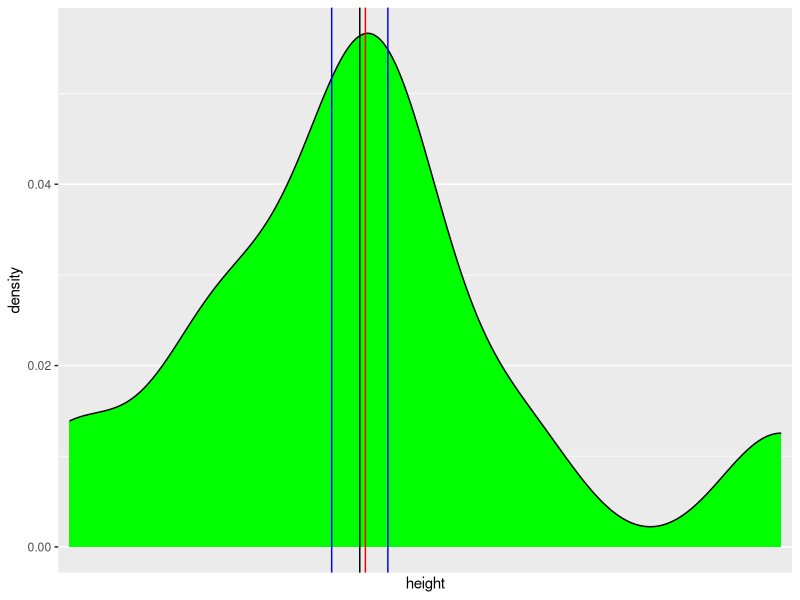
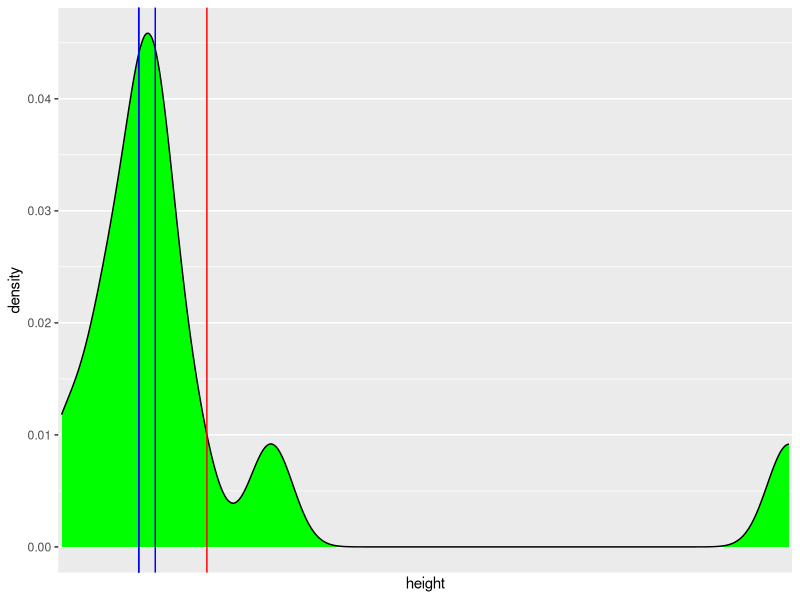
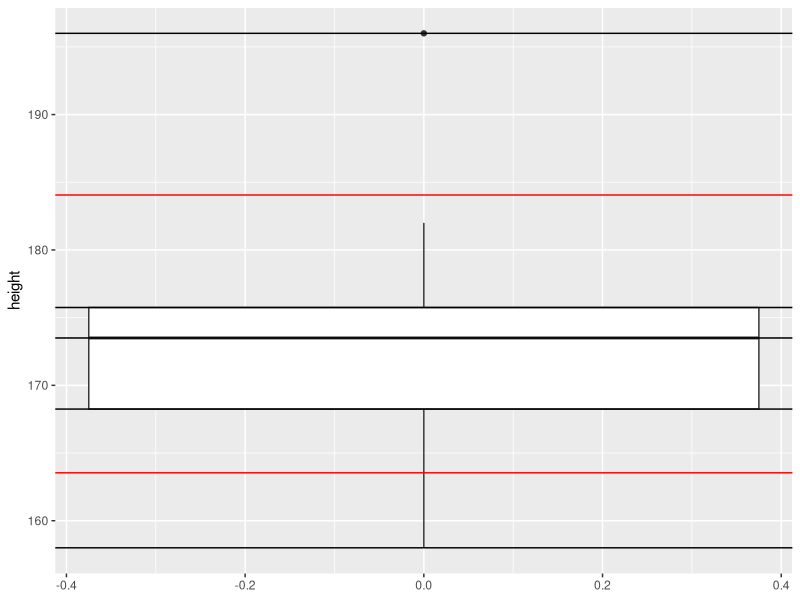
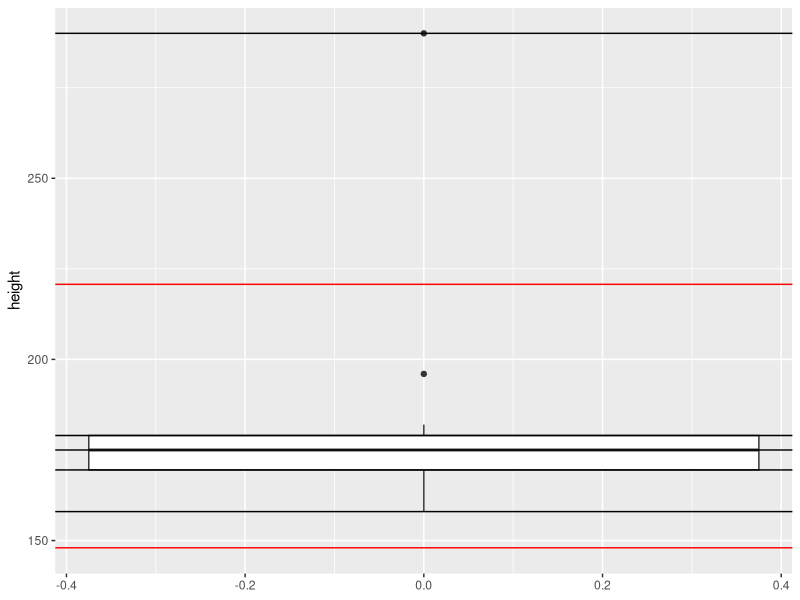
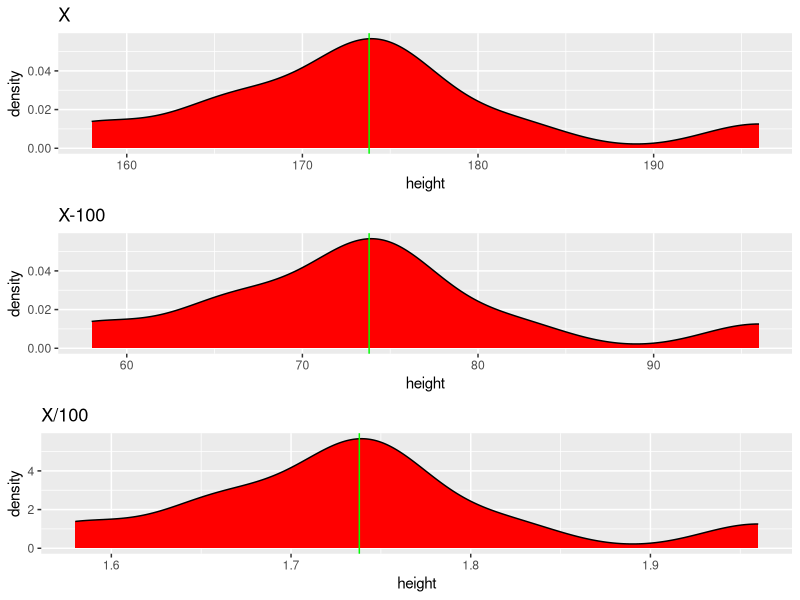
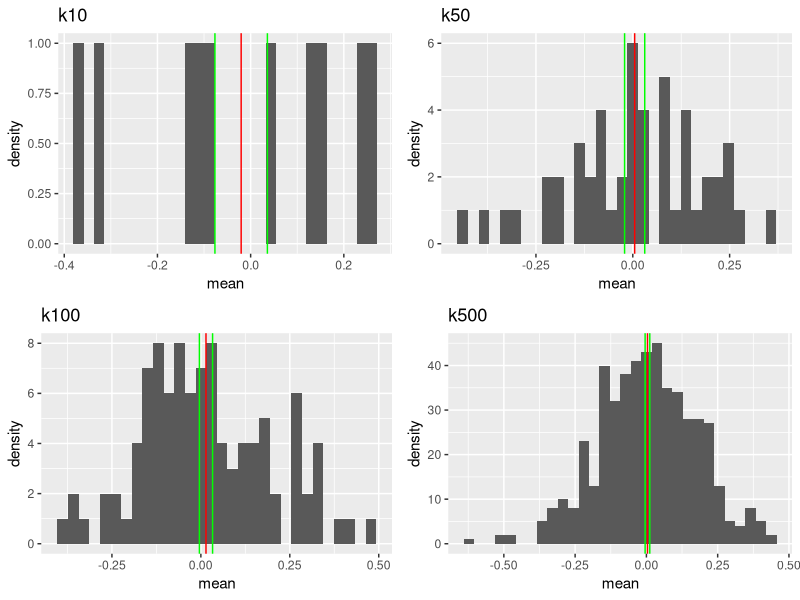

The R script that drew these images, in order:
## ---- chunk 1
knitr::opts_chunk$set(echo = TRUE)
## ---- chunk 2
set.seed(42)
library(ggplot2)
library(dplyr)
library(tidyr)
library(gridExtra)
samp <- c(175,176,182,165,167,172,175,196,158,172)
## ---- chunk 3
mod <- function(x) {
y <- as.data.frame(table(x))
return(as.numeric(as.vector(y$x[y$Freq==max(y$Freq)])))
}
     
mod(samp)
mean_ <- function(x) {
return (sum(x)/length(x))
}
      
mean_(samp)
median_ <- function(x) {
x <- sort(x)
if (length(x)%%2 != 0) {
return (x[length(x)/2])
}
else {
return ((x[length(x)/2]+x[length(x)/2+1])/2)
}
}
median_(samp)
#compearing with built-in functions
mean(samp)
median(samp)
## ---- chunk 4
as.data.frame(samp) %>% ggplot(aes(samp)) +
              geom_density(fill='green')+
              geom_vline(xintercept=mean_(samp),col='red')+
              geom_vline(xintercept=median_(samp),col='black')+
              geom_vline(xintercept= mod(samp),col='blue')+
              scale_x_discrete('height')+
              scale_y_continuous('density')
## ---- chunk 5
samp <- c(175,176,182,165,167,172,175,196,158,172,290)
mod(samp) #my
mean(samp)
mean_(samp) #my
median(samp)
median_(samp) #my
as.data.frame(samp) %>% ggplot(aes(samp)) +
              geom_density(fill='green')+
              geom_vline(xintercept=mean_(samp),col='red')+
              geom_vline(xintercept=median_(samp),col='black')+
              geom_vline(xintercept= mod(samp),col='blue')+
              scale_x_discrete('height')+
              scale_y_continuous('density')
## ---- chunk 6
samp <- c(175,176,182,165,167,172,175,196,158,172)
var_ <-  function(x) {
        m <- mean_(x)
        n <-  sapply(x, function(x) (x-m)^2)
        return(sum(n)/(length(n)-1))
      }
var_(samp) #my
var(samp)
sd_ <-  function(x) {
        return(sqrt(var_(x)))
}
sd_(samp) #my
sd(samp)
      
## ---- chunk 7
as.data.frame(samp) %>% ggplot(aes(y=samp)) +
              geom_boxplot()+
              geom_hline(yintercept= quantile(samp),col='black')+
              geom_hline(yintercept=    c(mean_(samp)+sd_(samp),mean_(samp)-sd_(samp)),col='red')+
  scale_y_continuous('height')
## ---- chunk 8
samp <- c(175,176,182,165,167,172,175,196,158,172,290)
var_(samp) #my
var(samp)
sd_(samp) #my
sd(samp)
as.data.frame(samp) %>% ggplot(aes(y=samp)) +
              geom_boxplot()+
              geom_hline(yintercept= quantile(samp),col='black')+
              geom_hline(yintercept=    c(mean_(samp)+sd_(samp),mean_(samp)-sd_(samp)),col='red')+
  scale_y_continuous('height')
## ---- chunk 9
samp <- c(175,176,182,165,167,172,175,196,158,172)
samp_1 <- samp -100
samp_2 <- samp /100
abs(sum(samp - mean(samp))) < 0.000000001 #sum of differences between value i and mean tends to 0
var(samp_1) == var(samp)
var(samp_2) - var(samp) / 10000 < 0.000000001
sd(samp_2) - sd(samp) / 100 < 0.000000001
#Make table
tab <- matrix(c(mean(samp),mean(samp_1),mean(samp_2),var(samp),
                var(samp_1),var(samp_2),sd(samp),sd(samp_1),sd(samp_2)),ncol=3)
colnames(tab) <- c("Mean","Var","SD")
rownames(tab) <- c("1","2","3")
## ---- chunk 10
data <- data.frame("X" = samp , "Xminus100" = samp_1, "Xdiv100" = samp_2)
a <- data %>% ggplot(aes(X))+
      geom_density(fill='red')+
      geom_vline(xintercept=mean(data$X),col='green')+ 
      scale_y_continuous('density')+
      scale_x_continuous('height')+
      ggtitle(label = 'X')
b <- data %>% ggplot(aes(Xminus100))+
      geom_density(fill='red')+
      geom_vline(xintercept=mean(data$Xminus100),col='green')+ 
      scale_y_continuous('density')+
      scale_x_continuous('height')+
      ggtitle(label = 'X-100')
c <- data %>% ggplot(aes(Xdiv100))+
      geom_density(fill='red')+
      geom_vline(xintercept=mean(data$Xdiv100),col='green')+ 
      scale_y_continuous('density')+
      scale_x_continuous('height')+
      ggtitle(label = 'X/100')
grid.arrange(a, b, c, ncol = 1, nrow = 3)
## ---- chunk 11
m=175
s=10
pnorm(q=156,mean=m,sd=s) #less than 156cm
pnorm(q=198,mean=m,sd=s,lower.tail = F) #more than 198
pnorm(q=172,mean=m,sd=s)  - pnorm(q=168,mean=175,sd=10) # between 168 and 172 cm
## Standard normal distribution
pnorm(q=1,mean=0,sd=1) - pnorm(q=-1,mean=0,sd=1) # 1 sigma
pnorm(q=2*s,mean=0,sd=1) - pnorm(q=-2,mean=0,sd=1) # 2 sigma
pnorm(q=3,mean=0,sd=1) - pnorm(q=-3,mean=0,sd=1) # 3 sigma
## ---- chunk 12
n <- rnorm(1000,mean=175,sd=10)
mean_(n)
sd_(n)
## Standart normal distribution
nn <- rnorm(1000)
mean_(nn)
sd_(nn)
## ---- chunk 13
set.seed(42)
pop <- rnorm(1000000)
K_10 <- replicate(10, sample(pop,30))
K_50 <- replicate(50, sample(pop,30))
K_100 <- replicate(100, sample(pop,30))
K_500 <- replicate(500, sample(pop,30))

se <- function(x) sd(x)/sqrt(length(x))
tab <- matrix(c(mean(colMeans(K_10)) ,sd(colMeans(K_10)) ,se(colMeans(K_10)), mean(colMeans(K_50)) ,
      sd(colMeans(K_50)),se(colMeans(K_50)),mean(colMeans(K_100)) ,sd(colMeans(K_100)),
       se(colMeans(K_100)),mean(colMeans(K_500)),sd(colMeans(K_500)) ,se(colMeans(K_500))), ncol = 3, byrow=T)

rownames(tab) <- c("K10","K50","K100", "K500")
colnames(tab) <- c("mean","sd","se")
## ---- chunk 14
k10 <-  colMeans(K_10)
length(k10) <- 500
k50 <-  colMeans(K_50)   
length(k50) <- 500
k100 <-  colMeans(K_100)   
length(k100) <- 500
k500 <-  colMeans(K_500)     
length(k500) <- 500
                     
data <- data.frame(cbind("K_10" = k10 , "K_50" = k50, "K_100" = k100, "K_500" = k500))

a <- data %>% ggplot(aes(K_10))+
      geom_histogram(bins=30)+
      geom_vline(xintercept=mean_(K_10),col='red')+ 
      geom_vline(xintercept=mean_(K_10)+se(K_10),col='green')+ 
      geom_vline(xintercept=mean_(K_10)-se(K_10),col='green')+ 
      scale_y_continuous('density')+
      scale_x_continuous('mean')+
      ggtitle(label = 'k10')

b <- data %>% ggplot(aes(K_50))+
      geom_histogram(bins=30)+
      geom_vline(xintercept=mean_(K_50),col='red')+ 
      geom_vline(xintercept=mean_(K_50)+se(K_50),col='green')+ 
      geom_vline(xintercept=mean_(K_50)-se(K_50),col='green')+ 
      scale_y_continuous('density')+
      scale_x_continuous('mean')+
      ggtitle(label = 'k50')

c <- data %>% ggplot(aes(K_100))+
      geom_histogram(bins=30)+
      geom_vline(xintercept=mean_(K_100),col='red')+ 
      geom_vline(xintercept=mean_(K_100)+se(K_100),col='green')+ 
      geom_vline(xintercept=mean_(K_100)-se(K_100),col='green')+ 
      scale_y_continuous('density')+
      scale_x_continuous('mean')+
      ggtitle(label = 'k100')

d <- data %>% ggplot(aes(K_500))+
      geom_histogram(bins=30)+
      geom_vline(xintercept=mean_(K_500),col='red')+ 
       geom_vline(xintercept=mean_(K_500)+se(K_500),col='green')+ 
      geom_vline(xintercept=mean_(K_500)-se(K_500),col='green')+ 
      scale_y_continuous('density')+
      scale_x_continuous('mean')+
      ggtitle(label = 'k500')

grid.arrange(a, b, c, d, ncol = 2, nrow = 2)
